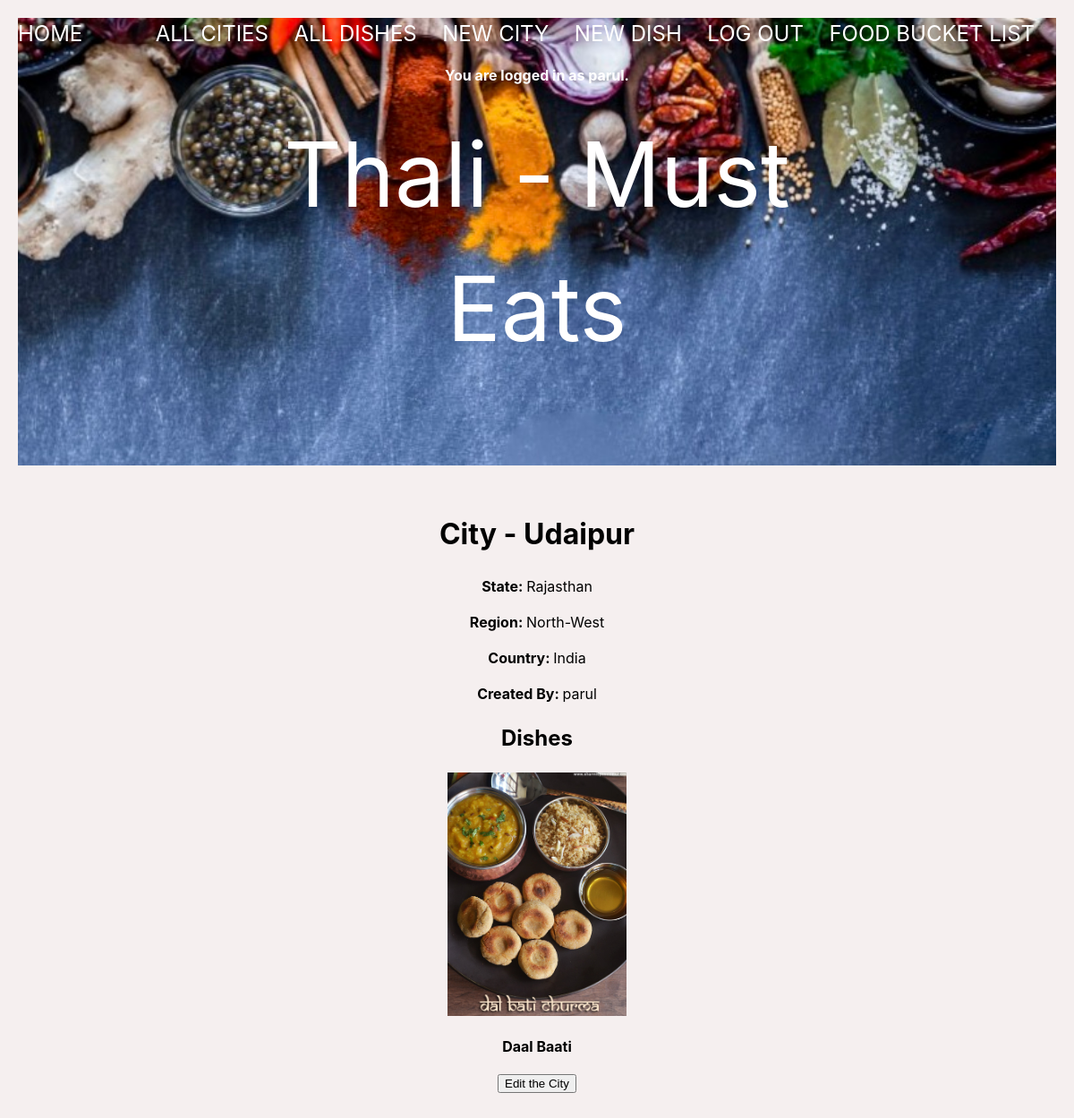
Page /city/1 (signed in) on the earlier database version.
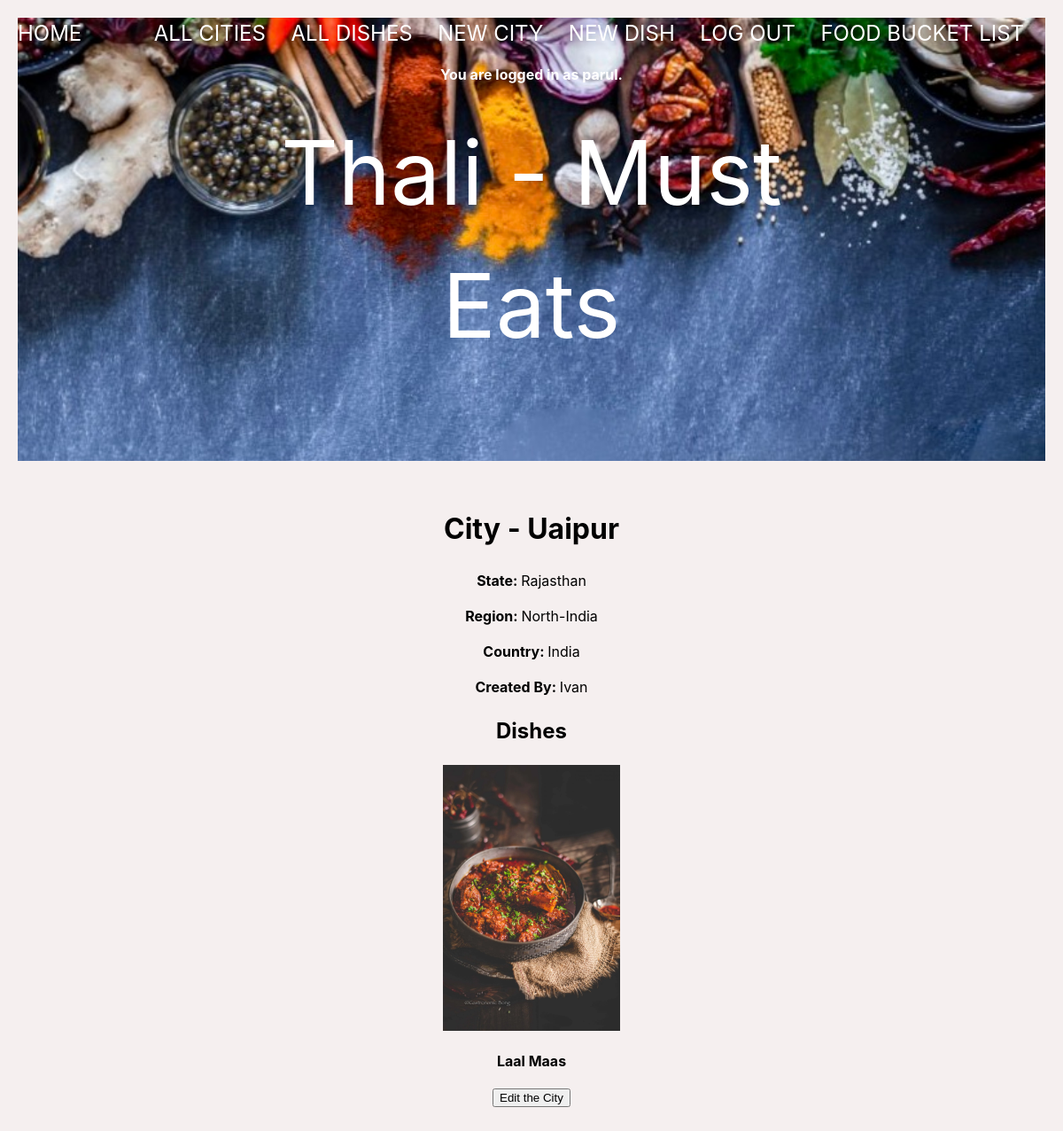
Same page on the later database version.
### thali_app/models.py (models this page shows, shortened)
class City(db.Model):
    id = db.Column(db.Integer, primary_key=True)
    name = db.Column(db.String(80), nullable=False)
    state = db.Column(db.String(80), nullable=False)
    region = db.Column(db.String(80), nullable=False)
    country = db.Column(db.String(80), nullable=False)
    short_desc = db.Column(db.String(500), nullable=False)
    dishes = db.relationship('Dish', back_populates='city')
    created_by_id = db.Column(db.Integer, db.ForeignKey('user.id'))
    created_by = db.relationship('User')

class User(UserMixin, db.Model):
    id = db.Column(db.Integer, primary_key=True)
    username = db.Column(db.String(80), nullable=False)
    password = db.Column(db.String(80), nullable=False)
    favorites_list_user = db.relationship(
        'Dish', secondary='user_favorites_list', back_populates='favorites_list_dishes')
    def __str__(self):
        return f"{self.username}"

class Dish(db.Model):
    id = db.Column(db.Integer, primary_key=True)
    name = db.Column(db.String(80), nullable=False)
    short_desc = db.Column(db.String(250), nullable=False)
    category = db.Column(db.Enum(FoodCategory), default=FoodCategory.OTHER)
    photo_url = db.Column(URLType)
    where_to_eat = db.Column(db.String(80), nullable=False)
    rating = db.Column(db.Float, default=0)
    ratings = db.relationship('Rating', backref='dish')
    city_id = db.Column(
        db.Integer, db.ForeignKey('city.id'), nullable=False)
    city = db.relationship('City', back_populates='dishes')
    created_by_id = db.Column(db.Integer, db.ForeignKey('user.id'))
    created_by = db.relationship('User')
    favorites_list_dishes = db.relationship(
        'User', secondary='user_favorites_list', back_populates='favorites_list_user')

### thali_app/main/routes.py (the view)
@main.route('/city/<city_id>', methods=['GET', 'POST'])
@login_required
def city_detail(city_id):
    city = City.query.get(city_id)
    return render_template('city_detail.html',city=city)

### thali_app/extensions.py (called while the page is built)
@login_manager.user_loader
def load_user(user_id):
    return User.query.get(user_id)

### thali_app/templates/city_detail.html
{% extends 'base.html' %}
{% block content %}
<h1>City - {{ city.name }}</h1>
<p>
    <strong>State: </strong> {{ city.state }}
</p>
<p>
    <strong>Region: </strong> {{ city.region }}
</p>
<p>
    <strong>Country: </strong> {{ city.country }}
</p>
<p>
    <strong>Created By: </strong> {{ city.created_by }}
</p>
<h2>Dishes</h2>
<div class="dishes">
    {% for dish in city.dishes %}
    <div class="dish-details">
        <a href="/dish/{{ dish.id }}"><img src="{{ dish.photo_url }}" alt="{{ dish.name }}" width="200px"></a>
        <p><strong>{{ dish.name }}</strong></p>
    </div>
    {% endfor %}
</div>
<form method="post" action="/city/{{ city.id }}/edit">
    <input type="submit" value="Edit the City">
</form>
{% endblock %}

### thali_app/templates/base.html (shortened to what this page needs)
<!DOCTYPE html>
<html>
    <head>
        <link rel="stylesheet" href="/static/style.css">
    </head>
    <body>
        <div class="page-header">
            <header>Thali - Must Eats</header>
            <nav>
                <a href="/">Home</a>
                <div>
                    {% if current_user.is_authenticated %}
                        <a href="/">All Cities</a>
                        <a href="/all_dishes">All Dishes</a>
                        <a href="/new_city">New City</a>
                        <a href="/new_dish">New Dish</a>
                        <a href="/logout">Log Out</a>
                        <a href="/favorites_list">Food Bucket List</a>
                    {% else %}
                    <!-- Only show these links if the current user is NOT
                        authenticated (logged in)! -->
                        <a href="/signup">Sign Up</a>
                        <a href="/login">Log In</a>
                    {% endif %}
                </div>
            </nav>
            {% if current_user.is_authenticated %}
                <p><b>You are logged in as {{ current_user.username }}.</b></p>
            {% endif %}
        </div>
        <div id="content">
            {% block content %}{% endblock %}
        </div>
    </body>
</html>

Differences in the rows shown:
changed City "Rajasthan": name "Udaipur" → "Uaipur"; region "North-West" → "North-India"
added User: created_by "Ivan"
changed Dish: photo_url: a different picture; name "Daal Baati" → "Laal Maas"
Other differences:
{{ city.created_by }}: "parul" → "Ivan"
